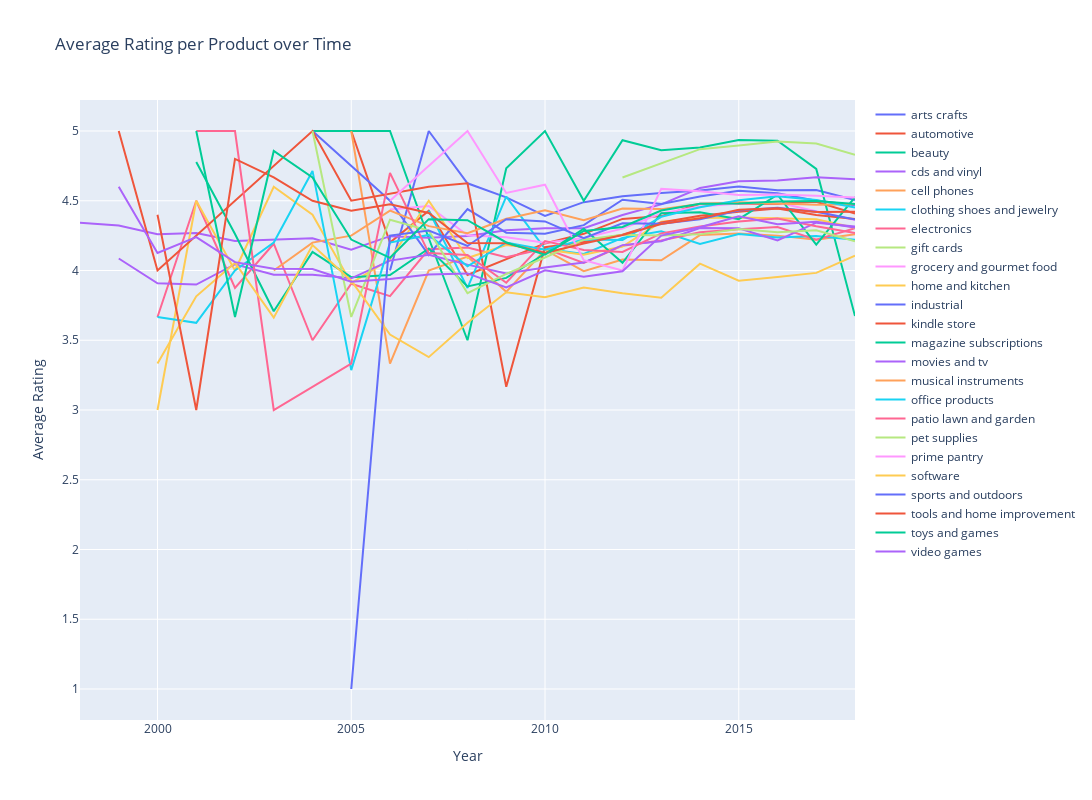

The code cell stored with this chart in its notebook:
### Code cell
fig = go.Figure()

for i, id in enumerate(categories):
    fig.add_trace(go.Scatter(x=cat_year_avg_rating[cat_year_avg_rating.category_x==id].reviewYear,
                             y=cat_year_avg_rating[cat_year_avg_rating.category_x==id].avg_rating,
                             mode='lines',
                             name=id))
    last_count = cat_year_avg_rating[cat_year_avg_rating.category_x==id].avg_rating.iloc[-1]

fig.update_layout(
    title="Average Rating per Category over Time",
    xaxis=dict(title="Year"),
    yaxis=dict(title="Average Rating"),
    hovermode="x",
    height=800,  # Set the height of the figure (in pixels)
    width=1500   # Set the width of the figure (in pixels)
)

fig.show()
